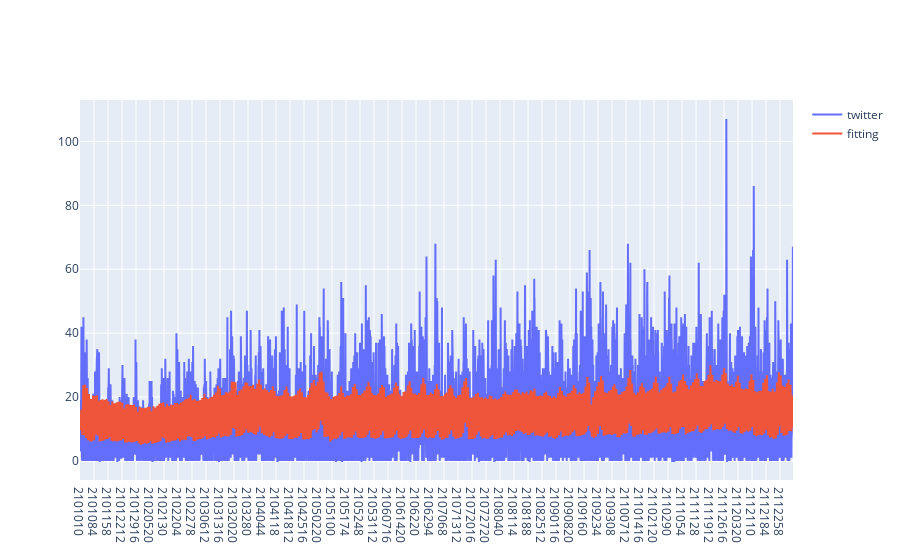

Notebook cell for this chart:
### Code cell
import plotly.graph_objects as go
fig = go.Figure(data=[
    #go.Scatter(x=x_label, y=mobile_flatten, name='mobile'),
    go.Scatter(x=x_label, y=twitter_flatten, name="twitter"),
    go.Scatter(x=x_label, y=fitting, name="fitting"),
])
fig.show()

### Figure 1 — Plotly figure (JSON) as saved in the notebook; plotly's stock layout.template omitted (floating-point values rounded to 4 significant figures; data arrays with more than 128 entries replaced by an {"elided": "..."} marker saying what was removed)
{"data": [{"name": "twitter", "type": "scatter", "x": {"elided": "8760 str values"}, "y": {"elided": "8760 int values"}}, {"name": "fitting", "type": "scatter", "x": {"elided": "8760 str values"}, "y": {"elided": "8760 float values"}}], "layout": {}}
